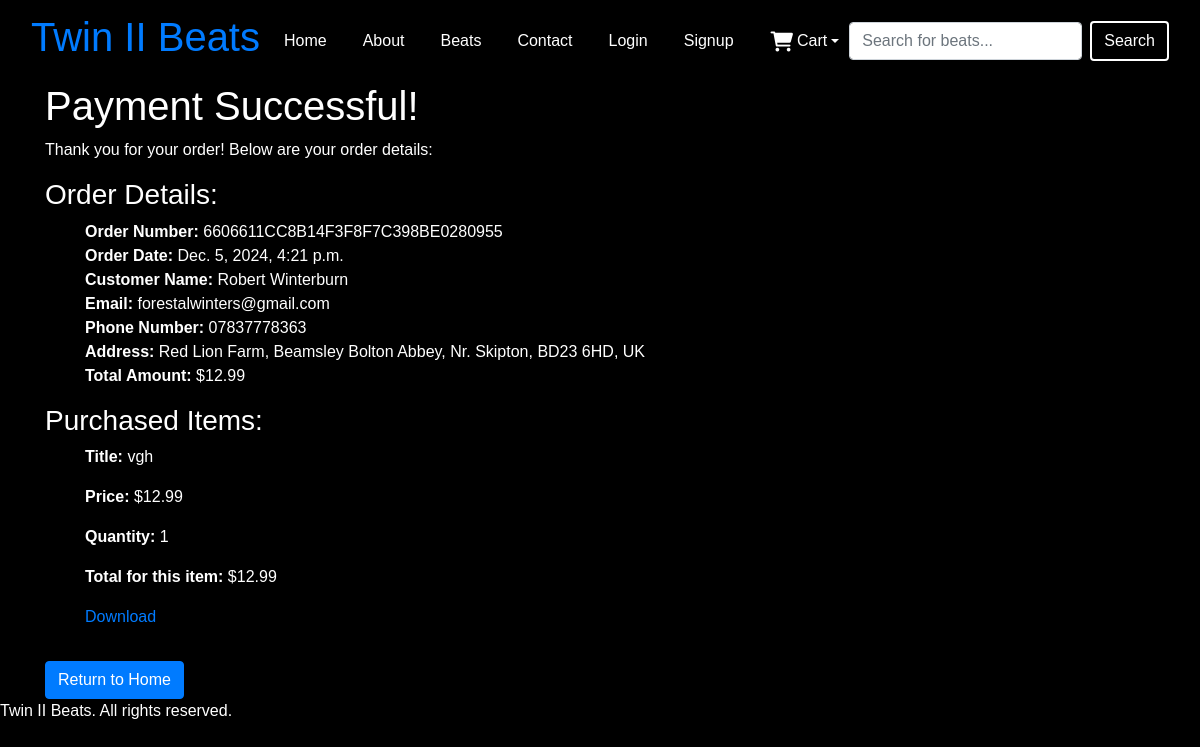
/checkout/payment_success/6606611CC8B14F3F8F7C398BE0280955/, run on the app's committed database.
### checkout/models.py (models this page shows, shortened)
class Order(models.Model):
    order_number = models.CharField(max_length=32, null=False, editable=False)
    full_name = models.CharField(max_length=50, null=False, blank=False)
    email = models.EmailField(max_length=254, null=False, blank=False)
    phone_number = models.CharField(max_length=20, null=False, blank=False)
    country = models.CharField(max_length=40, null=False, blank=False)
    postcode = models.CharField(max_length=20, blank=True, default="")
    city = models.CharField(max_length=20, null=False, blank=False)
    street_address1 = models.CharField(max_length=80, null=False, blank=False)
    street_address2 = models.CharField(max_length=80, blank=True, default="")
    date = models.DateTimeField(auto_now_add=True)
    order_total = models.DecimalField(max_digits=10, decimal_places=2, null=False, default=0)
    grand_total = models.DecimalField(max_digits=10, decimal_places=2, null=False, default=0)
    stripe_payment_id = models.CharField(max_length=50, blank=True, null=True)
    stripe_payment_status = models.CharField(max_length=50, blank=True, null=True)
    stripe_metadata = models.JSONField(blank=True, null=True)

class OrderLineItem(models.Model):
    order = models.ForeignKey(Order, null=False, blank=False, on_delete=models.CASCADE, related_name='lineitems')
    beat = models.ForeignKey(Beat, null=True, blank=False, on_delete=models.CASCADE, db_column='beat_id')
    quantity = models.IntegerField(null=False, blank=False, default=0)
    lineitem_total = models.DecimalField(max_digits=6, decimal_places=2, null=False, blank=False, editable=False)

### instrumentals/models.py (models this page shows, shortened)
class Beat(models.Model):
    title = models.CharField(max_length=100)
    beat_id = models.UUIDField(default=uuid.uuid4, editable=False, unique=True)  # Unique beat ID
    producer = models.CharField(max_length=100)
    price = models.DecimalField(max_digits=10, decimal_places=2)
    cover_image = models.ImageField(upload_to='covers/', blank=True, null=True)
    audio_file = models.FileField(upload_to='audio/', blank=True, null=True)
    description = models.TextField(blank=True)
    release_date = models.DateField(null=True, blank=True)

### checkout/views.py (the view, shortened to what this page needs)
# urls.py: path('payment_success/<str:order_number>/', views.payment_success, name='payment_success'),
def payment_success(request, order_number):
    save_info = request.session.get('save_info')
    order = get_object_or_404(Order, order_number=order_number)
    messages.success(request, f'Order successfully processed! Your order number is {order_number}. A confirmation email will be sent to {order.email}.')
    purchased_items = OrderLineItem.objects.filter(order=order)
    if 'bag' in request.session:
        del request.session['bag']
    template = 'checkout/payment_success.html'
    context = {
        'order': order,
        'purchased_items': purchased_items,
    }
    return render(request, template, context)

### bag/context_processors.py (called while the page is built, shortened)
def cart_items(request):
    total_quantity = 0
    total_price = 0
    cart_items = []
    bag = request.session.get('bag', {})
    return {
        'cart_items': cart_items,
        'cart_item_count': total_quantity,
        'total_quantity': total_quantity,
        'total_price': total_price,
    }

### checkout/templates/checkout/payment_success.html (shortened to what this page needs)
{% extends "base.html" %}
{% load static %}
{% block content %}
<div class="container">
    <h1>Payment Successful!</h1>
    <p>Thank you for your order! Below are your order details:</p>
    <h3>Order Details:</h3>
    <ul>
        <li><strong>Order Number:</strong> {{ order.order_number }}</li>
        <li><strong>Order Date:</strong> {{ order.date }}</li>
        <li><strong>Customer Name:</strong> {{ order.full_name }}</li>
        <li><strong>Email:</strong> {{ order.email }}</li>
        <li><strong>Phone Number:</strong> {{ order.phone_number }}</li>
        <li><strong>Address:</strong> {{ order.street_address1 }},
            {% if order.street_address2 %}{{ order.street_address2 }}, {% endif %}
            {{ order.city }}, {{ order.postcode }}, {{ order.country }}
        </li>
        <li><strong>Total Amount:</strong> ${{ order.grand_total }}</li>
    </ul>
    <h3>Purchased Items:</h3>
    <ul>
        {% for item in purchased_items %}
            <li>
                <p><strong>Title:</strong> {{ item.beat.title }}</p>
                <p><strong>Price:</strong> ${{ item.beat.price }}</p>
                <p><strong>Quantity:</strong> {{ item.quantity }}</p>
                <p><strong>Total for this item:</strong> ${{ item.lineitem_total }}</p>
                {% if item.beat.audio_file %}
                    <p>
                        <a href="{{ item.beat.audio_file.url }}" download>Download</a>
                    </p>
                {% else %}
                    <p>Download not available for this item.</p>
                {% endif %}
            </li>
        {% empty %}
            <p>No items were purchased.</p>
        {% endfor %}
    </ul>
    <a href="{% url 'home' %}" class="btn btn-primary mt-3">Return to Home</a>
</div>
{% endblock %}

### static/css/styles.css (style rules this page uses)
body { background-color: black; color: #ffffff; margin: 0; font-family: Arial, sans-serif; }
ul { list-style-type: none; }

### data on the page
Order: order_number "6606611CC8B14F3F8F7C398BE0280955", date "Dec. 5, 2024, 4:21 p.m.", full_name "Robert Winterburn", email "forestalwinters@gmail.com", phone_number "07837778363", street_address1 "Red Lion Farm", street_address2 "Beamsley Bolton Abbey", city "Nr. Skipton", postcode "BD23 6HD", country "UK", grand_total "12.99"
OrderLineItem: beat "vgh", beat.price "12.99", quantity "1", lineitem_total "12.99"
